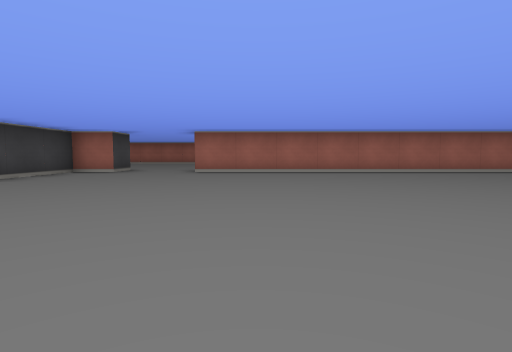
View 1 (above)

21 first-person views from a walk through a cub3D maze. The camera is about half as high as the walls, tilts 4° down and sees 80° across. The floor is counted in squares. Each view is taken from the middle of a square. On the plan, view 1 faces up. The plan holds only what a view shows up to about 9 squares ahead; the rest is blank.

View 2
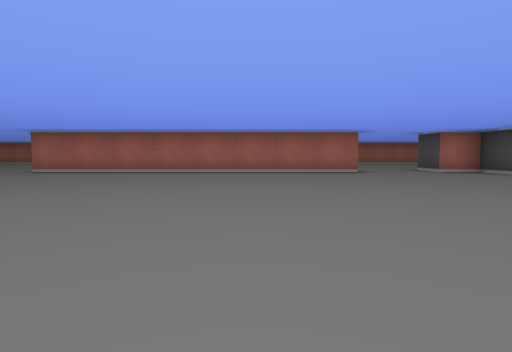

View 3
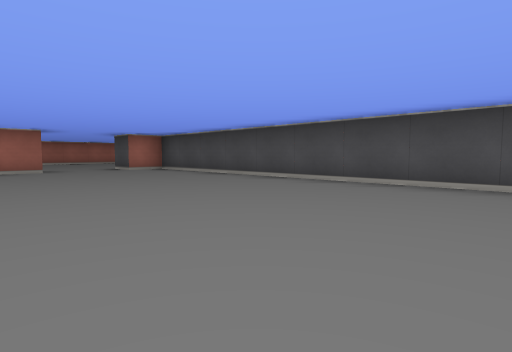

View 4
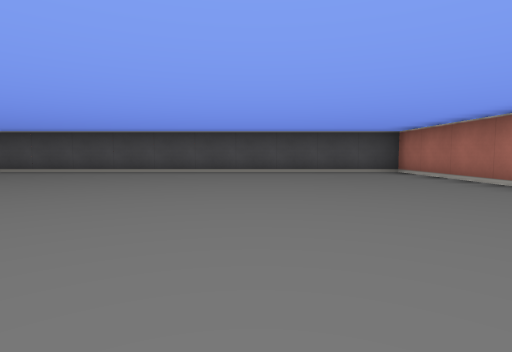

View 5
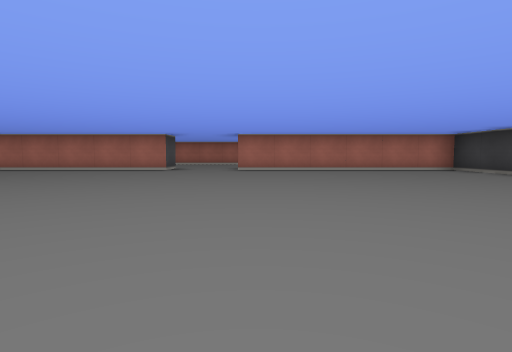

View 6
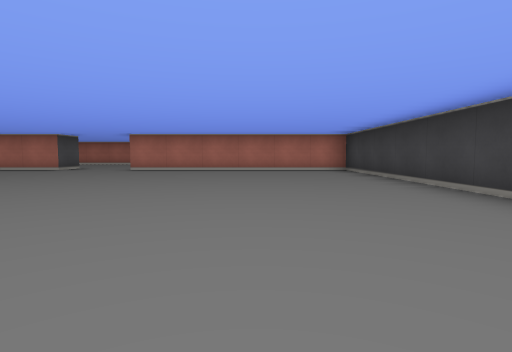

View 7
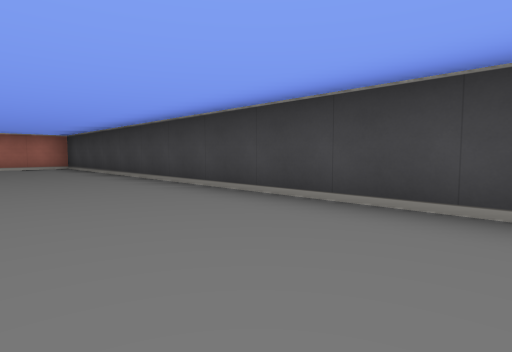

View 8
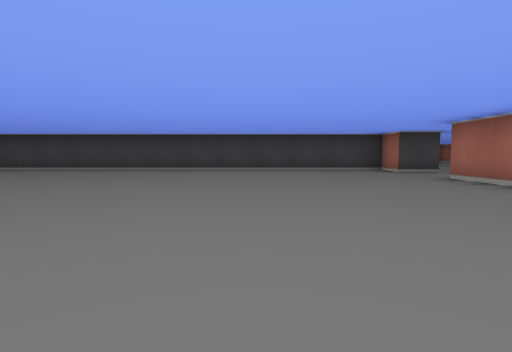

View 9
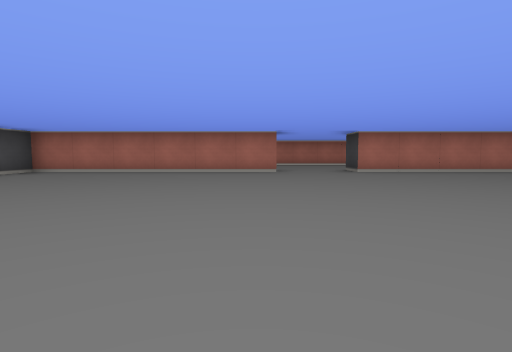

View 10
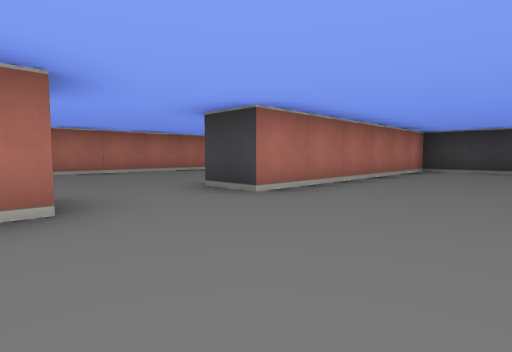

View 11
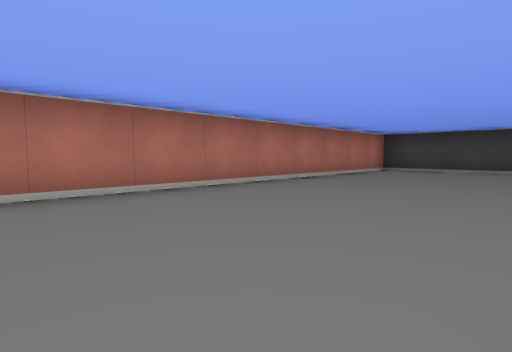

View 12
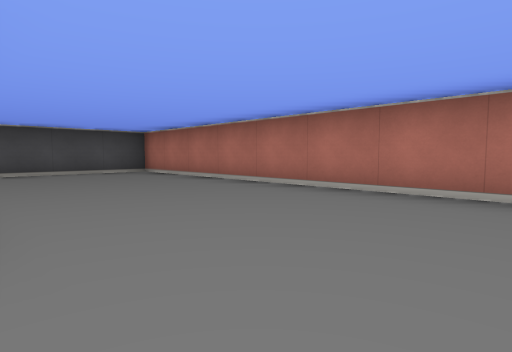

View 13
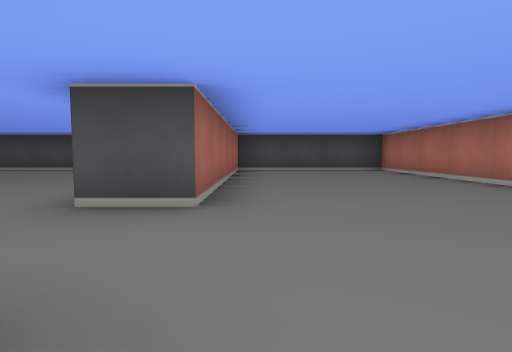

View 14
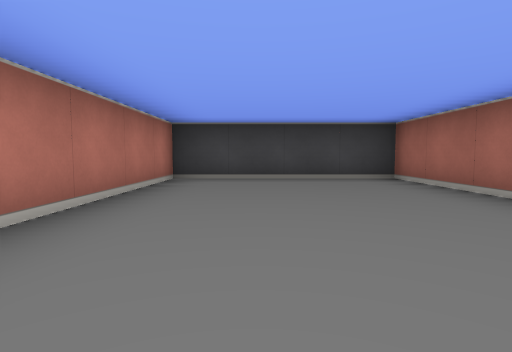

View 15
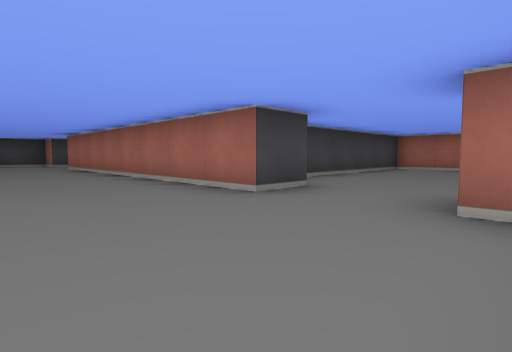

View 16
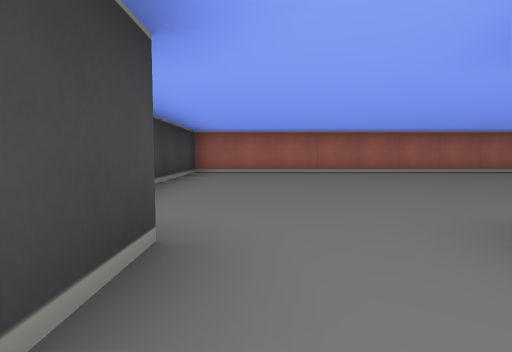

View 17
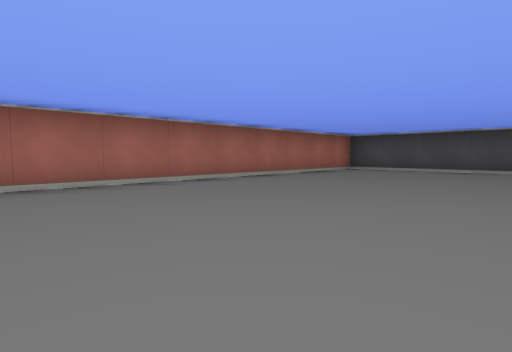

View 18
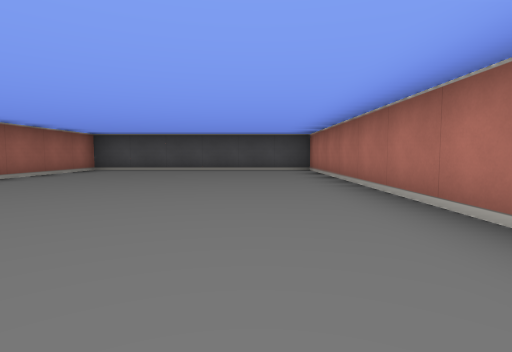

View 19
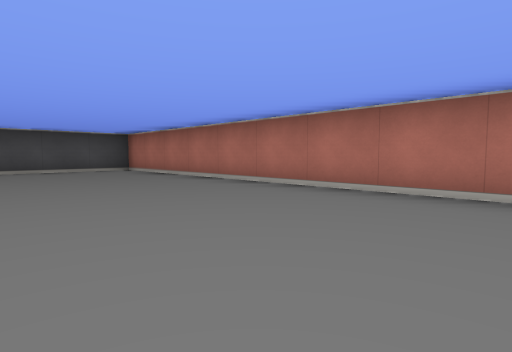

View 20
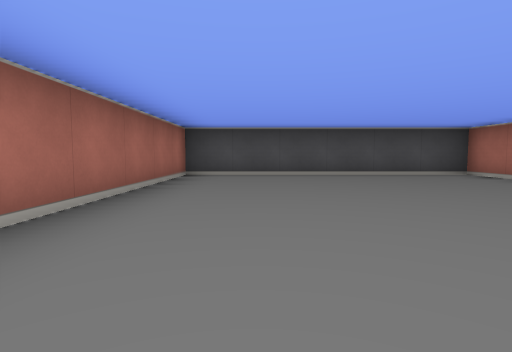

View 21
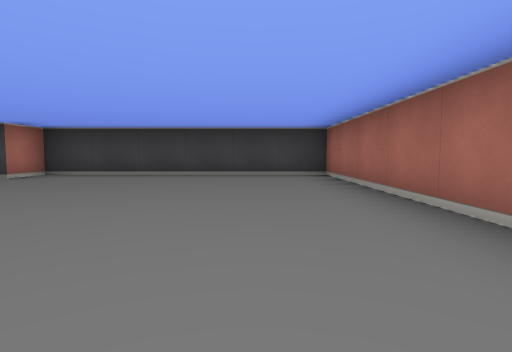

### Floor plan
Ten units are one square. View 1 is at (0, 0); x grows to the right and y downward. Boxes are objects, and circles mark ways between rooms. Rooms are numbered by the first view taken in them; rooms with no view inside come last. Other rooms are left out.
<svg viewBox="-50 -150 240 270">
<path fill="none" stroke="#000" d="M35 65 95 65 95 -75 85 -75 85 -85M65 -85 65 -75 -15 -75M-35 -86 -35 -75 -45 -75 -45 65 15 65M15 65 15 75M-19 75 -45 75 -45 115 95 115 95 75M92 75 35 75 35 65M102 -85 185 -85 185 -145 55 -145 55 -85 65 -85"/>
<circle cx="25" cy="70" r="3" fill="#2a7"/>
<circle cx="75" cy="-80" r="3" fill="#2a7"/>
<text x="20" y="-10">1</text>
<text x="20" y="90">2</text>
<text x="120" y="-120">3</text>
</svg>
Room 1 opens to room 2. Room 1 opens to room 3.

Where each view was taken, in squares from view 1:
view 1: 0 up, 0 right, facing up
view 2: 0 up, 4 right, facing up
view 3: 1 down, 5 right, facing up-right
view 4: 3 down, 2 right, facing right
view 5: 2 up, 1 right, facing down
view 6: 2 up, 2 left, facing down
view 7: 4 up, 2 left, facing down-left
view 8: 4 up, 4 right, facing left
view 9: 1 up, 4 right, facing down
view 10: 4 down, 4 right, facing down-left
view 11: 8 down, 4 right, facing down-left
view 12: 8 down, 2 right, facing down-right
view 13: 8 down, 1 right, facing right
view 14: 10 down, 1 right, facing left
view 15: 5 up, 9 right, facing up-left
view 16: 7 up, 7 right, facing up
view 17: 10 up, 10 right, facing up-right
view 18: 10 up, 10 right, facing right
view 19: 12 up, 10 right, facing down-right
view 20: 13 up, 12 right, facing right
view 21: 13 up, 12 right, facing left
